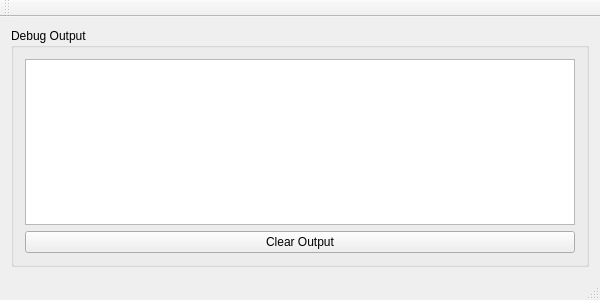
<?xml version="1.0" encoding="UTF-8"?>
<ui version="4.0">
 <class>MainWindow</class>
 <widget class="QMainWindow" name="MainWindow">
  <property name="geometry">
   <rect>
    <x>0</x>
    <y>0</y>
    <width>600</width>
    <height>300</height>
   </rect>
  </property>
  <property name="windowTitle">
   <string>Diagramer</string>
  </property>
  <widget class="QWidget" name="centralWidget">
   <layout class="QVBoxLayout" name="verticalLayout_2">
    <item>
     <widget class="QGroupBox" name="groupBoxDebug">
      <property name="title">
       <string>Debug Output</string>
      </property>
      <layout class="QVBoxLayout" name="verticalLayout">
       <item>
        <widget class="QPlainTextEdit" name="textEditDebug">
         <property name="horizontalScrollBarPolicy">
          <enum>Qt::ScrollBarAlwaysOff</enum>
         </property>
         <property name="readOnly">
          <bool>true</bool>
         </property>
        </widget>
       </item>
       <item>
        <widget class="QPushButton" name="buttonClearDebug">
         <property name="text">
          <string>Clear Output</string>
         </property>
        </widget>
       </item>
      </layout>
     </widget>
    </item>
   </layout>
  </widget>
  <widget class="QMenuBar" name="menuBar">
   <property name="geometry">
    <rect>
     <x>0</x>
     <y>0</y>
     <width>600</width>
     <height>22</height>
    </rect>
   </property>
  </widget>
  <widget class="QToolBar" name="mainToolBar">
   <attribute name="toolBarArea">
    <enum>TopToolBarArea</enum>
   </attribute>
   <attribute name="toolBarBreak">
    <bool>false</bool>
   </attribute>
  </widget>
  <widget class="QStatusBar" name="statusBar"/>
 </widget>
 <layoutdefault spacing="6" margin="11"/>
 <resources/>
 <connections/>
</ui>
